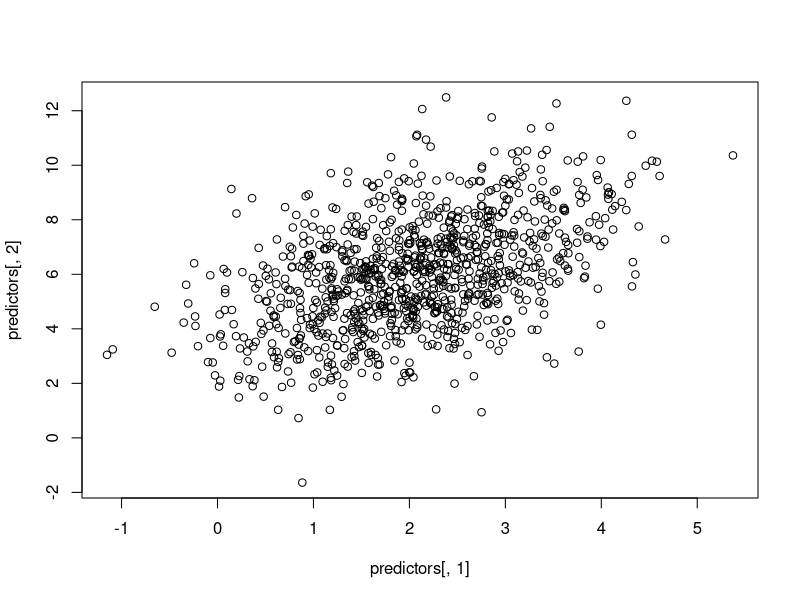

Source code (R):
library(MASS)

sigmas <- c(1, 2)
cor = 0.5

# Simulate predictors with cor = 0.5
covar <- matrix(c(1,1, 1, 4), 2 , 2)
cov2cor(covar)
predictors <- mvrnorm(n = 1000, mu = c(2, 6), Sigma = covar)
plot(predictors[,1], predictors[,2])
cor(predictors[,1], predictors[,2])

# Predict y 
beta <- c(2, 2)
y <- predictors %*% beta + rnorm(1000, 0, 8)

# Make four different models
mods <- list()
mods[[1]] <- lm(y ~ 1) #  no intercept
mods[[2]] <- lm(y ~ predictors[,1]) # Predictor 1
mods[[3]] <- lm(y ~ predictors[,2]) # Predictor 2
mods[[4]] <- lm(y ~ predictors) # Predictor 1 and 2

aic_vec <- sapply(mods, AIC)
aic_vec
